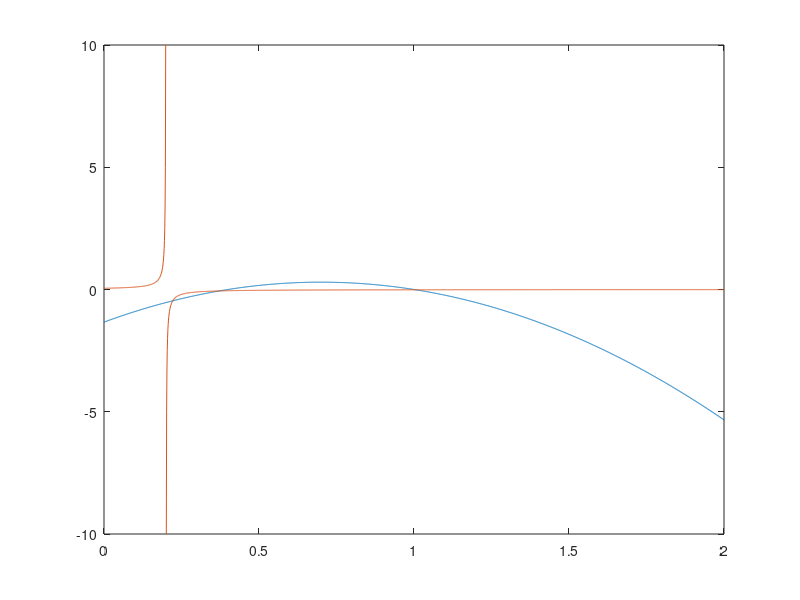

Recreate this plot in MATLAB.


x = 0:0.001:2;

a = 0.4;
b = 0.3;
c = 0.2;
d = -0.01;

fun1 = ((x-a).*(1-x))/b;
fun2 = d./(x-c);

plot(x,fun1)
hold on;
plot(x,fun2)
hold off;